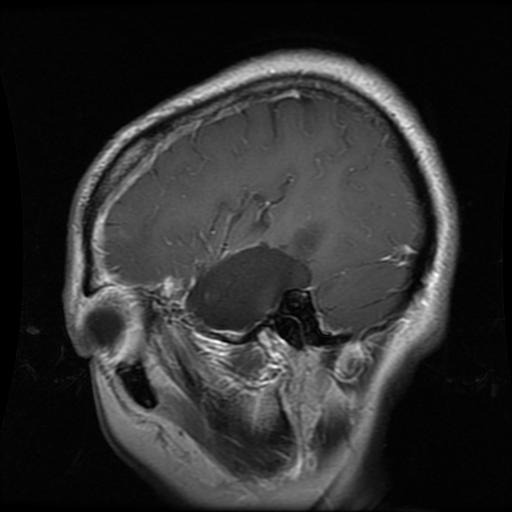
#> input picture Brain-MRI/Training/glioma_tumor/gg (100).jpg, 512 x 512 px; its folder holds only this picture in this run
$ jupyter execute --allow-errors Brain_Tumor_Classification.ipynb
#> lines starting #> are read from the running program, lines starting #| are printed output that depends on the picture; after the words box and inside, x2 and y2 are one past the last pixel; in counts of white or black regions, pixels touching at a corner belong together
# Brain Tumor Classification

## Clone the Github Repo to access the Dataset

## Import necessary Libraries

[cell 1]
import os
import random
from tqdm import tqdm
import numpy as np
import pandas as pd
import matplotlib.pyplot as plt
import seaborn as sns

import cv2
import tensorflow as tf
from tensorflow.keras.preprocessing.image import load_img,ImageDataGenerator, array_to_img
from tensorflow.keras.applications import EfficientNetB1

from tensorflow.keras.models import Model
from tensorflow.keras.layers import Flatten,Dense,Conv2D,Dropout,GlobalAveragePooling2D

from tensorflow.keras.optimizers import Adam
from tensorflow.keras.callbacks import ModelCheckpoint,EarlyStopping
import imutils

## Creating Directories to store Cropped Images

[cell 2]
os.makedirs("Crop-Brain-MRI")

[cell 3]
# Create Directory for Training Data
os.mkdir("./Crop-Brain-MRI")
os.mkdir("./Crop-Brain-MRI/glioma_tumor")
os.mkdir("./Crop-Brain-MRI/meningioma_tumor")
os.mkdir("./Crop-Brain-MRI/no_tumor")
os.mkdir("./Crop-Brain-MRI/pituitary_tumor")

[cell 4]
# Create Directory for Testing Data
os.mkdir("./Test-Data")
os.mkdir("./Test-Data/glioma_tumor")
os.mkdir("./Test-Data/meningioma_tumor")
os.mkdir("./Test-Data/no_tumor")
os.mkdir("./Test-Data/pituitary_tumor")

## Data Visualization

[cell 5]
train_dir="./Brain-MRI/Training/"
test_dir="./Brain-MRI/Testing/"
classes = os.listdir("./Brain-MRI/Training")
files_path_dict = {}

for c in classes:
  files_path_dict[c] = list(map(lambda x :train_dir+c+'/'+x, os.listdir(train_dir+c)))


plt.figure(figsize=(17,17))
index = 0
#> (the rest of this cell did not finish here and is left out)

## Create a Function to Crop Images

[cell 6]
def crop_image(image, plot=False):

    img_gray = cv2.cvtColor(image, cv2.COLOR_BGR2GRAY)
    img_gray = cv2.GaussianBlur(img_gray, (5, 5), 0)

    img_thresh = cv2.threshold(img_gray, 45, 255, cv2.THRESH_BINARY)[1]
    img_thresh = cv2.erode(img_thresh, None, iterations=2)
    img_thresh = cv2.dilate(img_thresh, None, iterations=2)

    contours = cv2.findContours(img_thresh.copy(), cv2.RETR_EXTERNAL, cv2.CHAIN_APPROX_SIMPLE)
    contours = imutils.grab_contours(contours)
    c = max(contours, key=cv2.contourArea)

    extLeft = tuple(c[c[:, :, 0].argmin()][0])
    extRight = tuple(c[c[:, :, 0].argmax()][0])
    extTop = tuple(c[c[:, :, 1].argmin()][0])
    extBot = tuple(c[c[:, :, 1].argmax()][0])

    new_image = image[extTop[1]:extBot[1], extLeft[0]:extRight[0]]

    if plot:
        plt.figure()
        plt.subplot(1, 2, 1)
        plt.imshow(image)
        plt.tick_params(axis='both', which='both', top=False, bottom=False, left=False, right=False,labelbottom=False, labeltop=False, labelleft=False, labelright=False)
        plt.title('Original Image')
        plt.subplot(1, 2, 2)
        plt.imshow(new_image)
        plt.tick_params(axis='both', which='both',top=False, bottom=False, left=False, right=False,labelbottom=False, labeltop=False, labelleft=False, labelright=False)
        plt.title('Cropped Image')
        plt.show()

    return new_image

[cell 7]
example_img = cv2.imread("./Brain-MRI/Training/glioma_tumor/gg (101).jpg")
#> (the rest of this cell did not finish here and is left out)

## Saving The Cropped Images

[cell 8]
# Crop the Training Images and Save it to the Directory we previously cretaed
glioma = train_dir + "glioma_tumor"
meningioma = train_dir + "meningioma_tumor"
no_tumor = train_dir + "no_tumor"
pituitary = train_dir + "pituitary_tumor"

j = 0
for i in tqdm(os.listdir(glioma)):
  path = os.path.join(glioma, i)
  img = cv2.imread(path)
#> img is the input picture: shape (512, 512, 3); min 0, max 255, mean 46.1
  img = crop_image(img, plot=False)
#> call 2 of crop_image, with plot = False
#> in crop_image (call 2), `img_thresh = cv2.threshold(img_gray, 45, 255, cv2.THRESH_BINARY)[1]`:
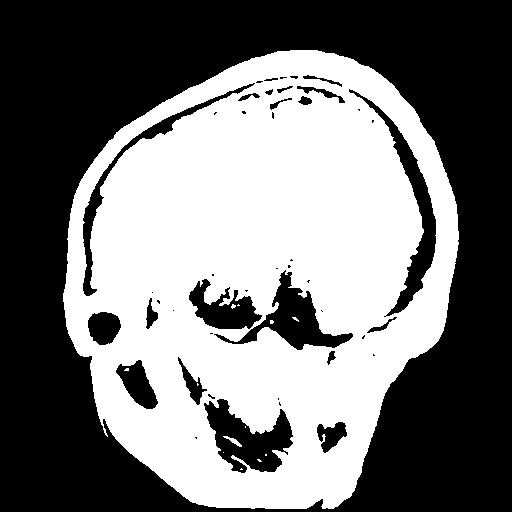
#> img_thresh: shape (512, 512); 46.1% white; 13 white regions (11 under 20 px), largest, box (x1, y1, x2, y2) and area: (63, 50, 459, 509) 120711, (223, 436, 242, 447) 66
#> in crop_image (call 2), `img_thresh = cv2.erode(img_thresh, None, iterations=2)`: img_thresh: shape (512, 512); 40.9% white; 4 white regions (2 under 20 px), largest, box (x1, y1, x2, y2) and area: (65, 52, 457, 507) 107301, (202, 394, 207, 401) 20
#> in crop_image (call 2), `img_thresh = cv2.dilate(img_thresh, None, iterations=2)`:
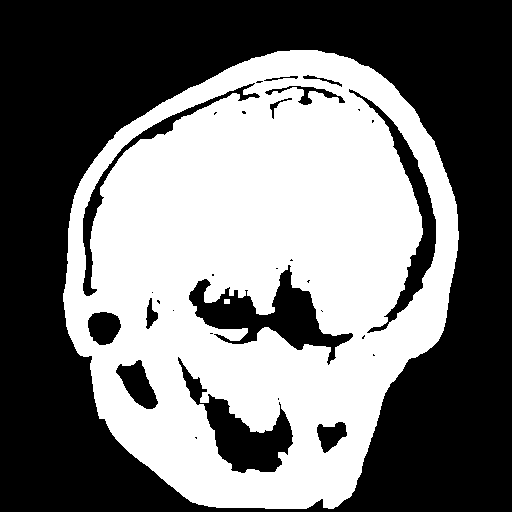
#> img_thresh: shape (512, 512); 45.7% white; 2 white regions
#> in crop_image (call 2), `contours = cv2.findContours(img_thresh.copy(), cv2.RETR_EXTERNAL, cv2...`: contours = 1 contour; box (x1, y1, x2, y2) and area: (63, 50, 459, 509) 137630
#> in crop_image (call 2), `c = max(contours, key=cv2.contourArea)`: c = contour of 579 points, box (x1, y1, x2, y2) (63, 50, 459, 509), area 137630
#> in crop_image (call 2), `extLeft = tuple(c[c[:, :, 0].argmin()][0])`: extLeft = (63, 293)
#> in crop_image (call 2), `extRight = tuple(c[c[:, :, 0].argmax()][0])`: extRight = (458, 239)
#> in crop_image (call 2), `extTop = tuple(c[c[:, :, 1].argmin()][0])`: extTop = (290, 50)
#> in crop_image (call 2), `extBot = tuple(c[c[:, :, 1].argmax()][0])`: extBot = (265, 508)
#> in crop_image (call 2), `new_image = image[extTop[1]:extBot[1], extLeft[0]:extRight[0]]`:
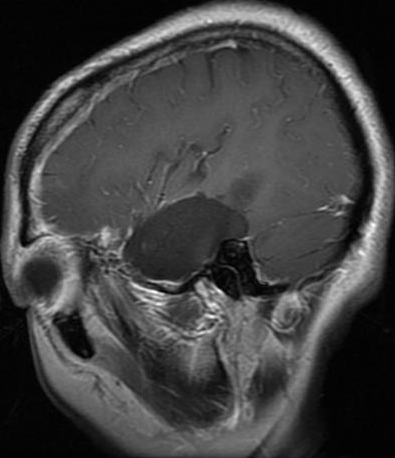
#> new_image: shape (458, 395, 3); min 0, max 255, mean 65
  if img is not None:
    img = cv2.resize(img, (224, 224))
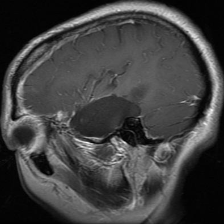
#> img: shape (224, 224, 3); min 1, max 249, mean 64.9
    save_path = "./Crop-Brain-MRI/glioma_tumor/" + str(j) + ".jpg"
    cv2.imwrite(save_path, img)
    j = j+1

j = 0
for i in tqdm(os.listdir(meningioma)):
  path = os.path.join(meningioma, i)
  img = cv2.imread(path)
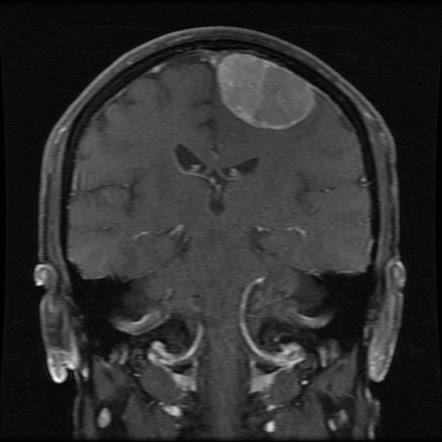
#> input picture Brain-MRI/Training/meningioma_tumor/image(43).jpg, 442 x 442 px
#> img is the input picture: shape (442, 442, 3); min 0, max 255, mean 46.4
  img = crop_image(img, plot=False)
#> call 3 of crop_image, with plot = False
#> in crop_image (call 3), `img_thresh = cv2.threshold(img_gray, 45, 255, cv2.THRESH_BINARY)[1]`:
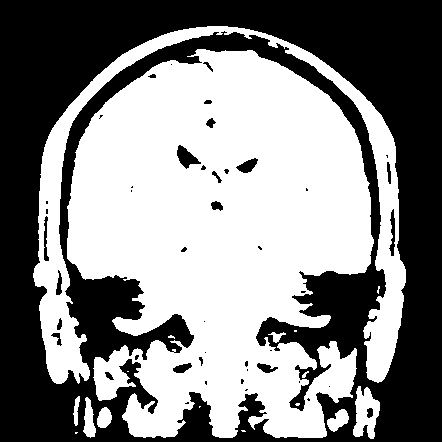
#> img_thresh: shape (442, 442); 52.4% white; 46 black regions (25 under 20 px), largest, box (x1, y1, x2, y2) and area: (0, 0, 442, 442) 91237, (177, 145, 201, 169) 283, (236, 158, 258, 173) 182
#> in crop_image (call 3), `img_thresh = cv2.erode(img_thresh, None, iterations=2)`:
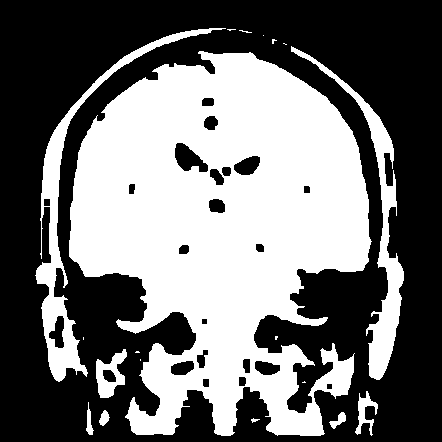
#> img_thresh: shape (442, 442); 44.2% white; 19 white regions (10 under 20 px), largest, box (x1, y1, x2, y2) and area: (69, 51, 372, 436) 74440, (35, 28, 226, 382) 5600, (291, 46, 404, 380) 4648
#> in crop_image (call 3), `img_thresh = cv2.dilate(img_thresh, None, iterations=2)`:
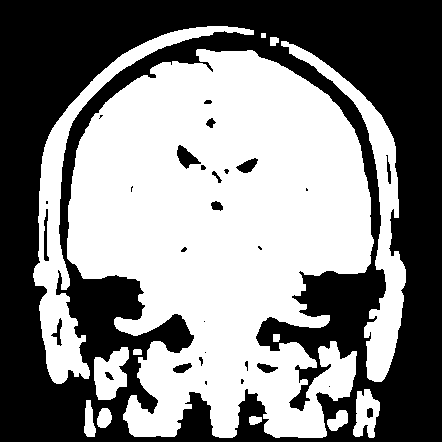
#> img_thresh: shape (442, 442); 51.6% white; 29 black regions (11 under 20 px)
#> in crop_image (call 3), `contours = cv2.findContours(img_thresh.copy(), cv2.RETR_EXTERNAL, cv2...`: contours = 13 contours, 1 with area under 20; largest, box (x1, y1, x2, y2) and area: (67, 49, 374, 438) 81728, (33, 26, 254, 384) 8604, (281, 41, 406, 382) 6636, (94, 347, 129, 400) 1210, (353, 389, 380, 438) 824
#> in crop_image (call 3), `c = max(contours, key=cv2.contourArea)`: c = contour of 932 points, box (x1, y1, x2, y2) (67, 49, 374, 438), area 81728
#> in crop_image (call 3), `extLeft = tuple(c[c[:, :, 0].argmin()][0])`: extLeft = (67, 238)
#> in crop_image (call 3), `extRight = tuple(c[c[:, :, 0].argmax()][0])`: extRight = (373, 243)
#> in crop_image (call 3), `extTop = tuple(c[c[:, :, 1].argmin()][0])`: extTop = (197, 49)
#> in crop_image (call 3), `extBot = tuple(c[c[:, :, 1].argmax()][0])`: extBot = (219, 437)
#> in crop_image (call 3), `new_image = image[extTop[1]:extBot[1], extLeft[0]:extRight[0]]`:
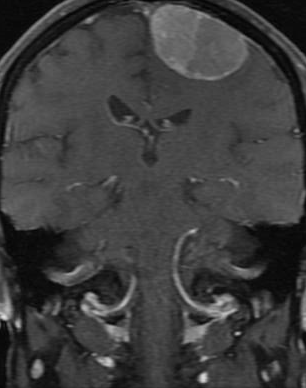
#> new_image: shape (388, 306, 3); min 1, max 222, mean 61.6
  if img is not None:
    img = cv2.resize(img, (224, 224))
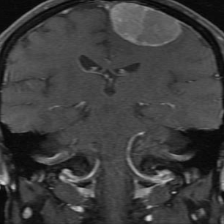
#> img: shape (224, 224, 3); min 5, max 214, mean 61.4
    save_path = "./Crop-Brain-MRI/meningioma_tumor/" + str(j) + ".jpg"
    cv2.imwrite(save_path, img)
    j = j+1


j = 0
#> (the rest of this cell did not finish here and is left out)

[cell 9]
# Crop the Testing Images and Save it to the Directory we previously cretaed
test_glioma = test_dir + "glioma_tumor"
test_meningioma = test_dir + "meningioma_tumor"
test_no_tumor = test_dir + "no_tumor"
test_pituitary = test_dir + "pituitary_tumor"

j = 0
for i in tqdm(os.listdir(test_glioma)):
  path = os.path.join(test_glioma, i)
  img = cv2.imread(path)
  img = crop_image(img, plot=False)
#> in crop_image (call 4), `contours = cv2.findContours(img_thresh.copy(), cv2.RETR_EXTERNAL, cv2...`: contours = 1 contour; box (x1, y1, x2, y2) and area: (63, 50, 459, 509) 137630
  if img is not None:
    img = cv2.resize(img, (224, 224))
    save_path = "./Test-Data/glioma_tumor/" + str(j) + ".jpg"
    cv2.imwrite(save_path, img)
    j = j+1


j = 0
for i in tqdm(os.listdir(test_meningioma)):
  path = os.path.join(test_meningioma, i)
  img = cv2.imread(path)
  img = crop_image(img, plot=False)
#> in crop_image (call 5), `contours = cv2.findContours(img_thresh.copy(), cv2.RETR_EXTERNAL, cv2...`: contours = 13 contours, 1 with area under 20; largest, box (x1, y1, x2, y2) and area: (67, 49, 374, 438) 81728, (33, 26, 254, 384) 8604, (281, 41, 406, 382) 6636, (94, 347, 129, 400) 1210, (353, 389, 380, 438) 824
